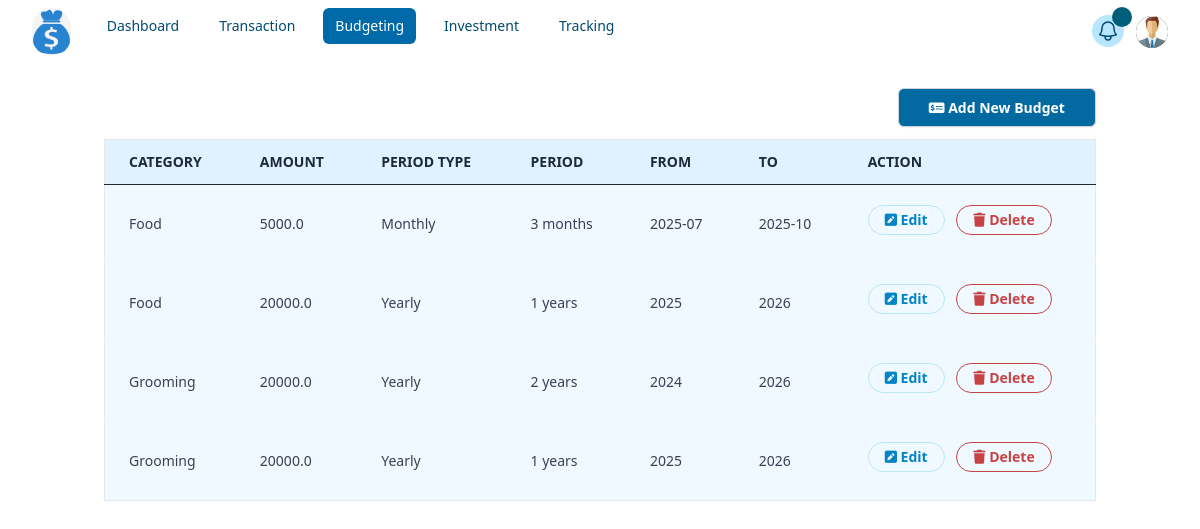
/getAllBudgets (signed in), run on an earlier commit of the app's database.
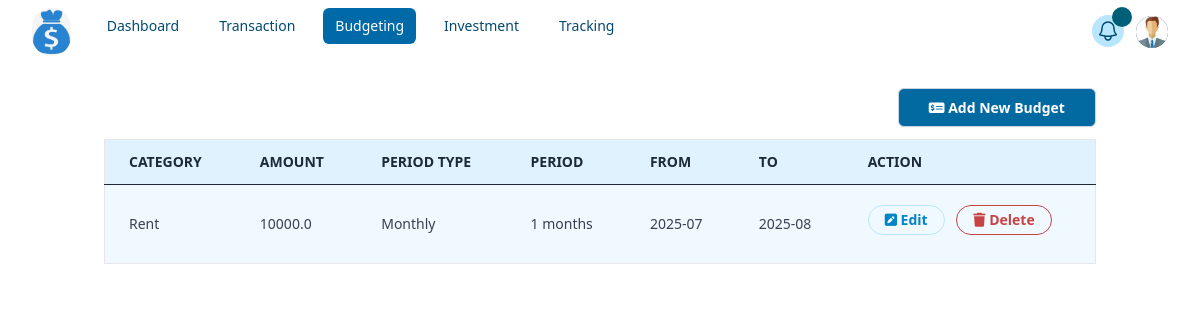
And on a later commit of the database.
### tables this page shows
CREATE TABLE budgets (id INTEGER PRIMARY KEY AUTOINCREMENT NOT NULL, user_id INTEGER NOT NULL, category TEXT NOT NULL, from_period TEXT NOT NULL, to_period TEXT NOT NULL, period TEXT NOT NULL, timestamp NUMERIC NOT NULL DEFAULT (DATETIME('now', 'localtime')), period_type TEXT NOT NULL, amount REAL NOT NULL);

### app.py (the view)
@app.route("/getAllBudgets")
@login_required
def getAllBudgets():
    try:
        list = db.execute(
            "select * from budgets where user_id = ? order by timestamp desc", session['user_id'])
    except:
        return apology("error occurred!")
    return render_template("budget/list.html", list=list)

### app.py (called while the page is built)
@app.after_request
def after_request(response):
    response.headers["Cache-Control"] = ["no-cache, no-store, must-revalidate"]
    response.headers["Expires"] = 0
    response.headers["Pragma"] = "no-cache"
    return response

### helpers.py (called while the page is built)
def login_required(f):
    @wraps(f)
    def decorated_function(*args, **kwargs):
        if session.get("user_id") is None:
            return redirect("/login")
        return f(*args, **kwargs)
    return decorated_function

### templates/budget/list.html (shortened to what this page needs)
{% extends "layout.html" %}
{% block main %}
<a href="/saveOrUpdateBudget" class="addSearchBtn"><i class="fa-solid fa-money-check-dollar"></i> Add New Budget
</a>
<table class="min-w-full text-sm text-left text-gray-700 border border-gray-200">
    <thead class="bg-sky-100 text-gray-800 uppercase">
        <tr>
            <th class="px-6 py-3 border-b">Category</th>
            <th class="px-6 py-3 border-b">Amount</th>
            <th class="px-6 py-3 border-b">Period Type</th>
            <th class="px-6 py-3 border-b">Period</th>
            <th class="px-6 py-3 border-b">From</th>
            <th class="px-6 py-3 border-b">To</th>
            <th class="px-6 py-3 border-b">Action</th>
        </tr>
    </thead>
    <tbody class="bg-sky-50 divide-y divide-gray-100">
        {% for data in list %}
        <tr class="hover:bg-gray-50">
            <td class="px-6 py-4">{{ data.category }}</td>
            <td class="px-6 py-4">{{ data.amount }}</td>
            <td class="px-6 py-4">{{ data.period_type }}</td>
            <td class="px-6 py-4">{{ data.period }}
                {% if data.period_type == 'Weekly' %} weeks
                {% elif data.period_type == 'Monthly' %} months
                {% else %} years {% endif %}</td>
            <td class="px-6 py-4">{{ data.from_period }}</td>
            <td class="px-6 py-4">{{ data.to_period }}</td>
            <td class="px-6 py-4 space-x-2">
                <a href="/getBudgetById?id={{ data.id }}">
                    <button class="editBtn"><i class="fa-solid fa-square-pen"></i> Edit</button></a>
                <a href="/deleteBudget?id={{ data.id }}">
                    <button class="deleteBtn"><i class="fa-solid fa-trash"></i> Delete</button>
                </a>
            </td>
        </tr>
        {% endfor %}
    </tbody>
</table>
{% endblock %}

### templates/layout.html (shortened to what this page needs)
<!DOCTYPE html>
<html>
  <head>
    <script src="https://cdn.jsdelivr.net/npm/@tailwindcss/browser@4"></script>
    <script src="https://cdn.jsdelivr.net/npm/@tailwindplus/elements@1" type="module"></script>
    <link rel="stylesheet" href="https://cdnjs.cloudflare.com/ajax/libs/font-awesome/6.5.0/css/all.min.css">
    <link href="../static/styles.css" rel="stylesheet">
  </head>
  <body>
    <nav class="bg-white">
      <div class="mx-auto max-w-7xl px-2 sm:px-6 lg:px-8">
        <div class="relative flex h-16 items-center justify-between">
          <div class="flex flex-1 items-center justify-center sm:items-stretch sm:justify-start">
            <div class="flex shrink-0 items-center">
              <img src="../static/images/coin.png" alt="Your Company" class="h-12 w-auto rounded-full" />
            </div>
            {% if session['user_id'] %}
            <div class="hidden sm:ml-6 sm:block">
              <div class="flex space-x-4">
                <a href="/"
                  class="nav-link rounded-md px-3 py-2 text-sm font-medium text-sky-900 hover:bg-sky-600 hover:text-white">Dashboard</a>
                <a href="/getAllTransactions"
                  class="nav-link rounded-md px-3 py-2 text-sm font-medium text-sky-900 hover:bg-sky-600 hover:text-white">Transaction</a>
                <a href="/getAllBudgets"
                  class="nav-link rounded-md px-3 py-2 text-sm font-medium text-sky-900 hover:bg-sky-600 hover:text-white">Budgeting</a>
                <a href="/getAllInvestments"
                  class="nav-link rounded-md px-3 py-2 text-sm font-medium text-sky-900 hover:bg-sky-600 hover:text-white">Investment</a>
                <a href="/tracking"
                  class="nav-link rounded-md px-3 py-2 text-sm font-medium text-sky-900 hover:bg-sky-600 hover:text-white">Tracking</a>
              </div>
            </div>
            {% endif %}
          </div>
          <div class="absolute inset-y-0 right-0 flex items-center pr-2 sm:static sm:inset-auto sm:ml-6 sm:pr-0">
            {% if session['user_id'] %}
            <el-dropdown class="relative ml-3">
              <button type="button" class="relative rounded-full bg-sky-200 p-1 text-sky-900 hover:text-white hover:bg-sky-600
                focus:outline-none focus:ring-2 focus:ring-white focus:ring-offset-2 focus:ring-offset-sky-200"
                onclick="toggleNotifications()">
                <span class="absolute -inset-1.5"></span>
                <span id="notificationCount" class="absolute top-[-8px] end-[-8px] bg-cyan-800
                text-white rounded-full w-5 h-5 flex items-center justify-center text-xs"></span>
              </button>
            </el-dropdown>
            <el-dropdown class="relative ml-3">
              <button class="relative flex rounded-full bg-gray-800 text-sm focus:outline-none focus-visible:ring-2
                focus-visible:ring-white focus-visible:ring-offset-2 focus-visible:ring-offset-gray-800">
                <span class="absolute -inset-1.5"></span>
                <img src="../static/images/profile_img.jpg" alt="profile image" class="size-8 rounded-full" />
              </button>
            </el-dropdown>
          </div>
          {% endif %}
        </div>
      </div>
    </nav>
    <main class="container mx-auto px-4 py-5 text-center">
      {% block main %}{% endblock %}
    </main>
  </body>
</html>

### static/styles.css (style rules this page uses)
.addSearchBtn { margin-top: 0.25rem; margin-bottom: 0.75rem; display: block; width: 20%; padding-left: 0.75rem; padding-right: 0.75rem; padding-top: 0.5rem; padding-bottom: 0.5rem; background-color: #0369a1; color: #ffffff; font-size: 0.875rem; font-weight: 600; border-width: 1px; border-style: solid; border-color: #cbd5e1; border-radius: 0.375rem; box-shadow: 0 1px 2px 0 rgba(0, 0, 0, 0.05); caret-color: white; justify-self: end; align-self: end; cursor: pointer; }
.addSearchBtn::placeholder { color: #ffffff; }
.editBtn { margin-top: 0.25rem; margin-bottom: 0.75rem; padding-left: 1rem; padding-right: 1rem; padding-top: 0.25rem; padding-bottom: 0.25rem; font-size: 0.875rem; font-weight: 600; color: #0284c7; border-width: 1px; border-style: solid; border-color: #bae6fd; border-radius: 9999px; outline: none; box-shadow: 0 0 0 0 #0284c7; transition: all 0.2s ease; }
.deleteBtn { margin-top: 0.25rem; margin-bottom: 0.75rem; padding-left: 1rem; padding-right: 1rem; padding-top: 0.25rem; padding-bottom: 0.25rem; font-size: 0.875rem; font-weight: 600; color: #C74343; border-width: 1px; border-style: solid; border-color: #C74343; border-radius: 9999px; outline: none; box-shadow: 0 0 0 0 #C74343; transition: all 0.2s ease; }

What changed in the data, as far as the page shows it:
removed budgets: category "Food", amount "5000.0", period_type "Monthly", period "3", shows "months", from_period "2025-07", to_period "2025-10"
removed budgets: category "Food", amount "20000.0", period_type "Yearly", period "1", shows "years", from_period "2025", to_period "2026"
removed budgets: category "Grooming", amount "20000.0", period_type "Yearly", period "2", shows "years", from_period "2024", to_period "2026"
removed budgets: category "Grooming", amount "20000.0", period_type "Yearly", period "1", shows "years", from_period "2025", to_period "2026"
added budgets: category "Rent", amount "10000.0", period_type "Monthly", period "1", shows "months", from_period "2025-07", to_period "2025-08"
